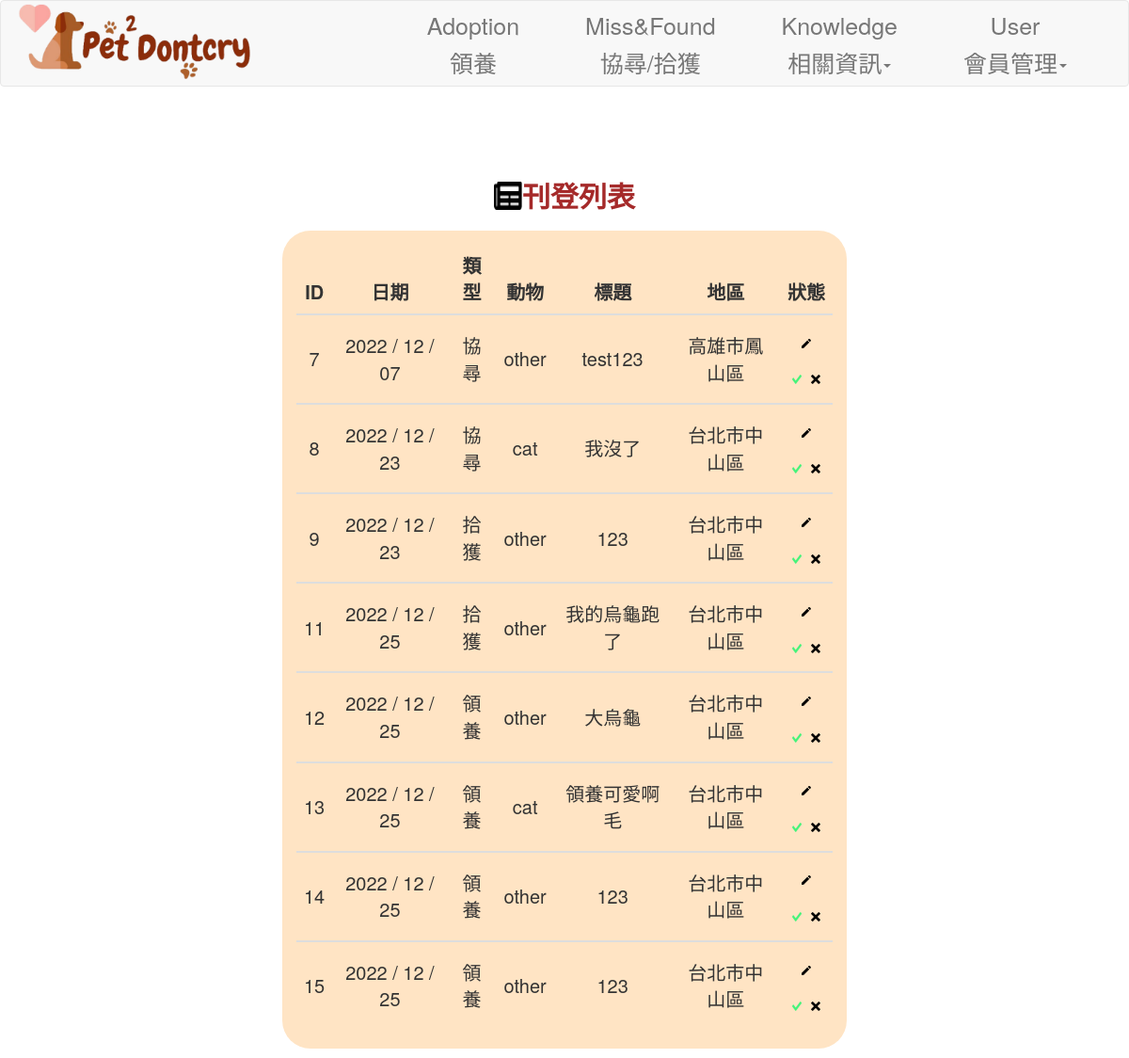
Before: /user/mypublished (signed in) with the older database file.
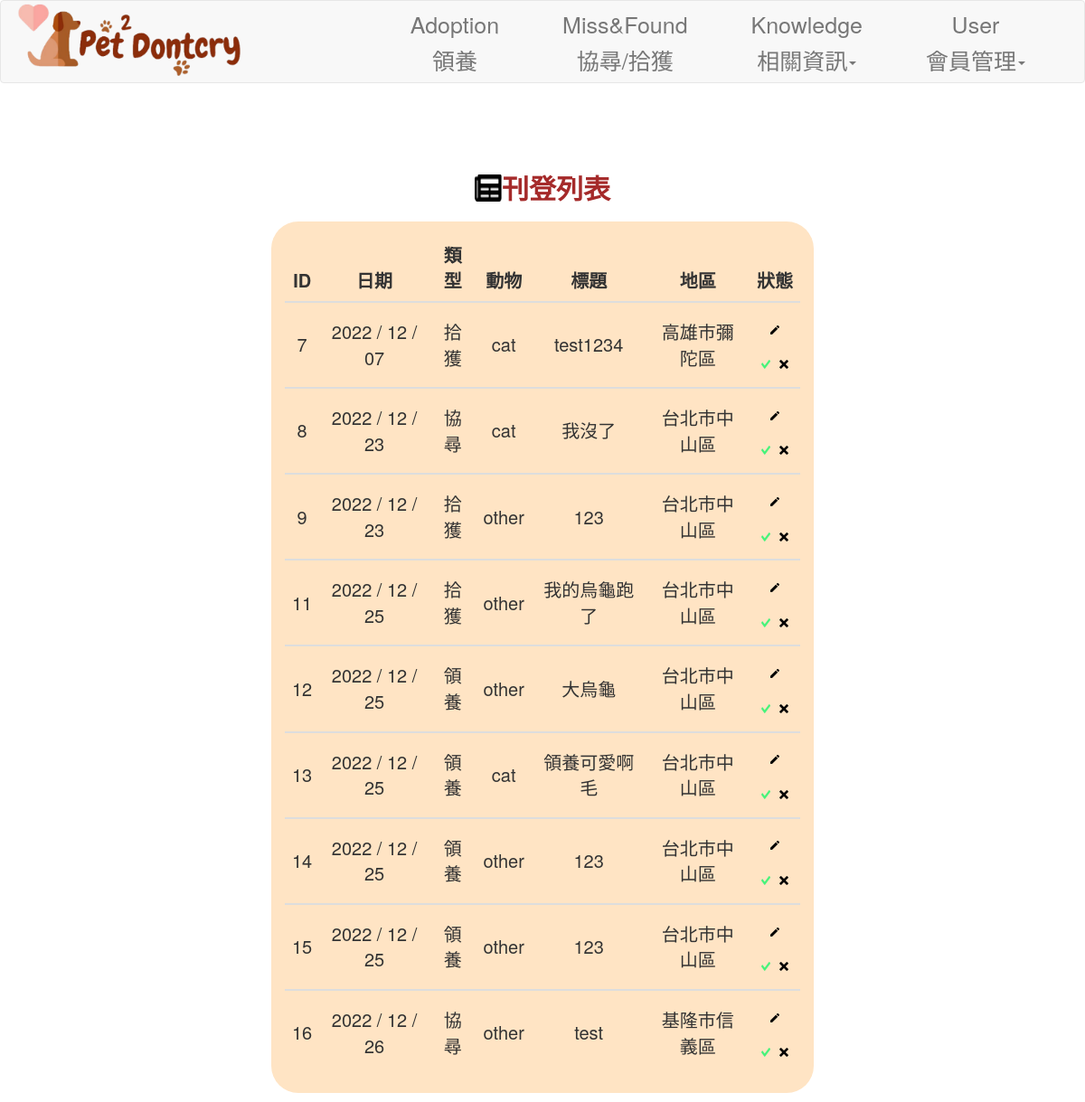
After: the same page with the newer database file.
### app/models/user.py (models this page shows, shortened)
class published(db.Model):
    __tablename__ = 'published'
    PublishedID = db.Column('PublishedID', db.Integer, primary_key = True)
    UID = db.Column('UID',db.Integer,db.ForeignKey('user.UID'),nullable=False)
    title = db.Column('title', db.String(20), nullable=False)
    species = db.Column('species', db.String(10), nullable=False)
    fur = db.Column('fur', db.String(10), nullable=False)
    picture = db.Column('picture', db.String(20), nullable=False)
    time = db.Column('time', db.DateTime, default=datetime.now)
    update_time = db.Column(db.DateTime, onupdate=datetime.now,default=datetime.now)
    depiction = db.Column('depiction', db.Text)
    activate = db.Column('activate', db.Boolean, default=True)
    variety = db.Column('variety', db.String(10))
    type = db.Column('type',db.Integer, nullable=False)
    sex = db.Column('sex',db.Integer)
    county = db.Column('county', db.String(10), nullable=False)
    district = db.Column('district', db.String(10), nullable=False)

### app/views/user.py (the view)
@user_views.route('/user/mypublished')
@login_required
def published_info():
    users = get_user_data(current_user.ID)
    from ..models.user import published
    publisheds = published.query.filter_by(UID=users.UID).all()
    if publisheds is None:
        abort(404)
    return render_template('user_list.html', publisheds=publisheds)

### app/controllers/user.py (called while the page is built)
def get_user_data(ID):
    return user.query.filter_by(ID=ID).first()

### app/models/user.py (called while the page is built)
    @login_manager.user_loader
    def load_user(ID):
        try:
            return account.query.get(ID)
        except:
            return None

### app/templates/user_list.html (shortened to what this page needs)
<!DOCTYPE html>
{% extends "base.html" %}
{% block content %}
<head>
    <link rel="stylesheet" href="{{ url_for('static', filename='css/user_list.css') }}">
</head>
<body background="{{ url_for('static', filename='img/first-page.jpg') }}" style="background-size: cover; font-size: 2rem;">
    <div class="Title_img p-4" style="margin-top: 5%;">
        <div class="Title_img" style=" display: flex; align-items: center;">
            <img src="{{ url_for('static', filename='img/publication-list.png') }}" width="30" height="30">
        </div>
    </div>
    <div class="a">
        <div class="bg-table rounded-table h-100 p-4 mb-4 w-80 dis">
            <table class="table mb-4" style="font-size: 2rem;">
                <thead>
                    <tr class="thread">
                        <th style="text-align: center;" scope="col">ID</th>
                        <th style="text-align: center;" scope="col">日期</th>
                        <th style="text-align: center;" scope="col">類型</th>
                        <th style="text-align: center;" scope="col">動物</th>
                        <th style="text-align: center;" scope="col">標題</th>
                        <th style="text-align: center;" scope="col">地區</th>
                        <th style="text-align: center;" scope="col">狀態</th>
                    </tr>
                </thead>
                {% for published in publisheds %}
                <tbody>
                    <tr class="thread">
                        <td style="vertical-align: middle;">{{published.PublishedID}}</td>
                        <td style="vertical-align: middle;">{{ moment(published.time).format('YYYY / MM / DD') }}</td>
                        <td style="vertical-align: middle;">
                            {% if published.type == 1 %}
                            協尋
                            {% elif published.type == 2 %}
                            拾獲
                            {% else %}
                            領養
                            {% endif %}
                        </td>
                        <td style="vertical-align: middle;">{{published.species}}</td>
                        <td style="vertical-align: middle;">{{published.title}}</td>
                        <td style="vertical-align: middle;">{{published.county}}{{published.district}}</td>
                        <td style="vertical-align: middle;">
                            <table style="display: flex; justify-content: center; font-size: 2rem;">
                                <tr style="border-style: hidden; margin: 1rem;">
                                    <td style="padding: 0.5rem;" colspan="2">
                                        <a href="{{ url_for('user_views.edit_publshed' , PublishedID=published.PublishedID) }}"><img src="{{ url_for('static', filename='img/editing-pen.png') }}" width="10" height="10"></a>
                                    </td>
                                </tr>
                                {% if published.activate == True %}
                                <tr style="border-style:hidden ;">
                                    <td style="padding: 0.5rem;">
                                        <img src="{{ url_for('static', filename='img/awesome-check-green.png') }}"
                                            width="10" height="10">
                                    </td>
                                    <td style="padding: 0.5rem;">
                                        <a href="{{ url_for('user_views.edit_status' , PublishedID=published.PublishedID) }}"><img
                                                src="{{ url_for('static', filename='img/metro-cross-black.png') }}"
                                                width="10" height="10"></a>
                                    </td>
                                </tr>
                                {% endif %}
                            </table>
                        </td>
                    </tr>
                </tbody>
                {% endfor %}
            </table>
        </div>
    </div>
</body>
{% endblock content %}

### app/templates/base.html (shortened to what this page needs)
{% extends "bootstrap/base.html" %}
{% block styles %}
{{super()}}
<link rel="stylesheet"
      href="{{url_for('static', filename='style.css')}}">
{% endblock %}
{% block navbar %}
  <nav class="navbar navbar-default ">
    <div class="container-fluid navbar-container">
      <div class="navbar-header">
        <a class="navbar-left" href="{{ url_for('user_views.home')}}">
          <img class="img-base" src="{{ url_for('static', filename='img/logo.png') }}"  alt="">
        </a>
      </div>
      <div class="collapse navbar-collapse navbar-right pull-center navbar-inner" id="bs-example-navbar-collapse-1">
        <ul class="nav navbar-nav ">
          <li class="nav-item">
            <a class="nav-link" href="{{ url_for('user_views.adoption_data') }}">Adoption<br><br>領養</a>
          </li>
          <li class="nav-item">
            <a class="nav-link" href="{{ url_for('user_views.miss_data') }}">Miss&Found<br><br>協尋/拾獲</a>
          </li>
          <li class="nav-item dropdown">
            <a href="#" class="nav-link dropdown-toggle" data-toggle="dropdown" role="button" aria-haspopup="true" aria-expanded="false">Knowledge<br><br>相關資訊<span class="caret"></span></a>
          </li>
          {% if current_user.is_authenticated %}
            <li class="nav-item dropdown">
              <a href="#" class="nav-link dropdown-toggle" data-toggle="dropdown" role="button" aria-haspopup="true" aria-expanded="false">User<br><br>會員管理<span class="caret"></span></a>
            </li>
          {% else %}
            <li class="nav-item">
              <a class="nav-link" href="{{ url_for('index_views.login') }}">Login/Register<br><br>登入/註冊</a>
            </li>
          {% endif %}
        </ul>
      </div>
    </div>
  </nav>
{% endblock navbar %}

### app/static/style.css (style rules this page uses)
.navbar-container { background-color: var(--lightyellow); }
.navbar-inner { text-align:center; }
.img-base { max-width: 75%; }
nav li { margin :0 20px; font-size:25px; }

### app/static/css/user_list.css (style rules this page uses)
.bg-table { background-color:bisque; }
.rounded-table { border-radius: 30px; }
.h-100 { height: auto; }
.w-80 { width: 50%; }
.p-4 { padding: 1.5rem; }
.a { display: flex; justify-content: center; align-content: center; flex-direction: column; align-items: center; }
.Title_img { display: flex; justify-content: center; align-items: center; }
.mb-4 { margin-bottom: 1rem; }
.dis { display:flex; justify-content: center; }
.table { margin-bottom: 0.5rem; font-size: 1rem; display: blocks; text-align: center; }

Changed rows visible on the page:
changed published "高雄市": species "other" → "cat"; title "test123" → "test1234"; district "鳳山區" → "彌陀區"; type "協尋" → "拾獲"
added published: PublishedID "16", time "2022 / 12 / 26", type "協尋", species "other", title "test", county "基隆市", district "信義區", activate True (drawn)
